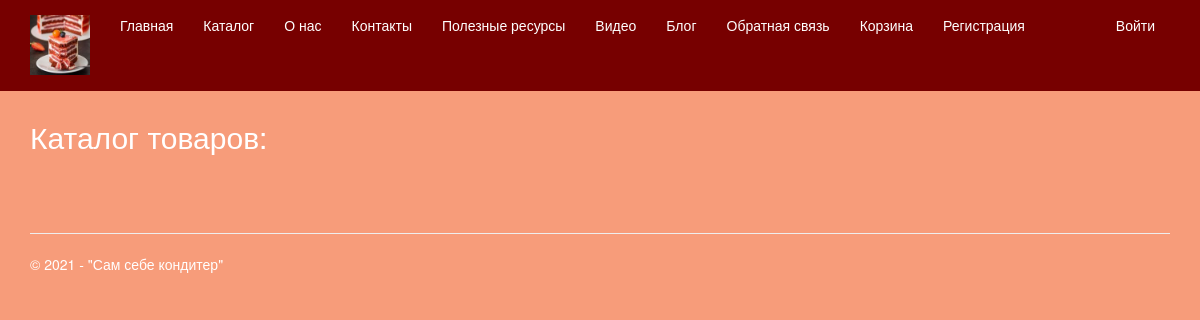
The app's page /catalog, older data.
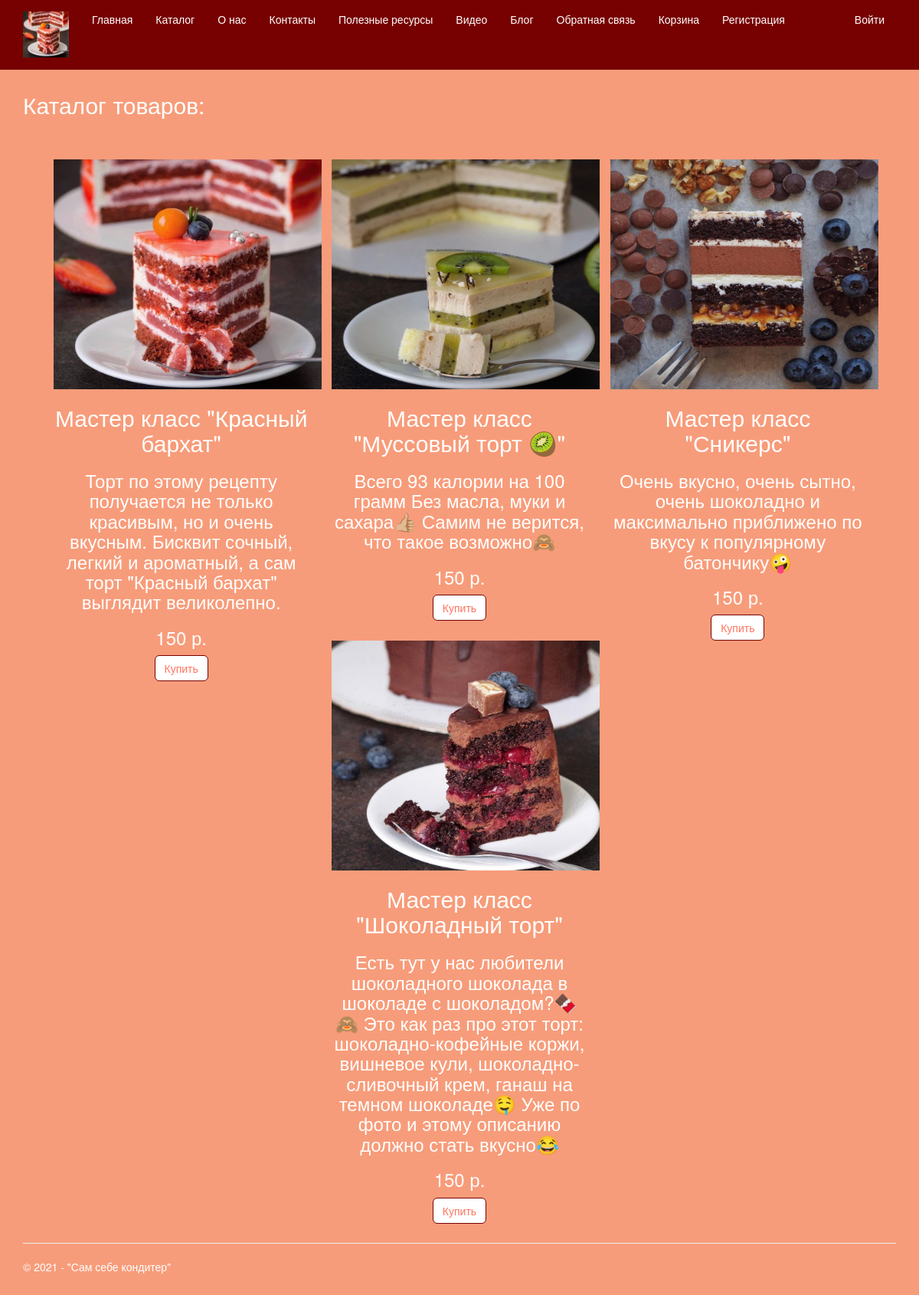
The same page, newer data.
### app/models.py (models this page shows, shortened)
class Products(models.Model):
    title = models.CharField(max_length = 100, verbose_name = "Название")
    description = models.TextField(verbose_name = "Описание")
    price = models.CharField(max_length = 100, verbose_name = "Цена")
    image = models.FileField(default = 'temp.jpg', verbose_name = "Путь к картинке")
    class Meta:
        db_table = "Products" # имя таблицы для модели
        ordering = ["title"] # порядок сортировки данных в модели ("-" означает по убыванию)
        verbose_name = "Товар" # имя, под которым модель будет отображаться в административном разделе (для одной статьи блога)
        verbose_name_plural = "Товар" # тоже для всех статей блога

### app/views.py (the view)
# urls.py: url(r'^catalog$', app.views.catalog, name='catalog'),
def catalog(request):
    assert isinstance(request, HttpRequest)
    posts = Products.objects.all() # запрос на выбор всех продуктов из модели
    return render(
        request,
        'app/catalog.html',
        {
        'posts': posts, # передача списка статей в шаблон веб-страницы
        'year':datetime.now().year,
        }
)

### app/templates/app/catalog.html
﻿{% extends "app/layout.html" %}
{% block content %}
<h2>Каталог товаров:</h2> <br />
<div class="row">
{% for post in posts %}
    <div class="col-md-4">
        <img src="{{ post.image.url }}" alt="Картинка" width="350" height="300"/>
        <h2> {{post.title}} </h2>
        <h3> {{post.description}} </h3>
        <h3> {{post.price}} </h3>
        <a href="{% url 'addtotrash' aid=post.id %}" class="btn btn-default">Купить</a>
    </div>
{% endfor %}
</div>
{% endblock %}

### app/templates/app/layout.html (shortened to what this page needs)
﻿<!DOCTYPE html>
<html>
<head>
    {% load staticfiles %}
    <link rel="stylesheet" type="text/css" href="{% static 'app/content/bootstrap.css' %}" />
    <link rel="stylesheet" type="text/css" href="{% static 'app/content/site.css' %}" />
</head>
<body>
    <div class="navbar navbar-inverse navbar-fixed-top">
        <div class="container">
            <div class="navbar-header">
                <a href="/" class="navbar-brand"> <img src="{% static 'app/content/logo.jpg' %}" alt="logo" width="60" height="60"/> </a>
            </div>
            <div class="navbar-collapse collapse">
                <ul class="nav navbar-nav">
                    <li><a href="{% url 'home' %}">Главная</a></li>
                    <li><a href="{% url 'catalog' %}">Каталог</a></li>
                    <li><a href="{% url 'about' %}">О нас</a></li>
                    <li><a href="{% url 'contact' %}">Контакты</a></li>
                    <li><a href="{% url 'links' %}">Полезные ресурсы</a></li>
                    <li><a href="{% url 'videopost' %}">Видео</a></li>
                    <li><a href="{% url 'blog' %}">Блог</a></li>
                    <li><a href="{% url 'anketa' %}">Обратная связь</a></li>
                    <li><a href="{% url 'trash' %}">Корзина</a></li>
                    {% if not user.is_authenticated %}
                    <li><a href="{% url 'registration' %}">Регистрация</a></li>
                    {% endif %}
                </ul>
                {% include 'app/loginpartial.html' %}
            </div>
        </div>
    </div>
    <div class="container body-content">
{% block content %}{% endblock %}
        <hr/>
        <footer>
            <p>&copy; {{ year }} - "Сам себе кондитер"</p>
        </footer>
    </div>
</body>
</html>

### app/templates/app/loginpartial.html
﻿{% if user.is_authenticated %}
<form id="logoutForm" action="/logout" method="post" class="navbar-right">
    {% csrf_token %}
    <ul class="nav navbar-nav navbar-right">
        <li><span class="navbar-brand">{{ user.username }}</span></li>
        <li><a href="javascript:document.getElementById('logoutForm').submit()">Выйти</a></li>
    </ul>
</form>
{% else %}
<ul class="nav navbar-nav navbar-right">
    <li><a href="{% url 'login' %}">Войти</a></li>
</ul>
{% endif %}

### app/static/app/content/site.css (style rules this page uses)
body { padding-top: 80px; padding-bottom: 20px; }
.body-content { padding-left: 15px; padding-right: 15px; }

Row changes from the older to the newer data that the page shows:
added Products: image (picture), title "Мастер класс \"Красный бархат\"", description "Торт по этому рецепту получается не только красивым, но и очень вкусным. Бисквит сочный, легкий и ароматный, а сам торт \"Красный бархат\" выглядит великолепно.", price "150 р."
added Products: image (picture), title "Мастер класс \"Муссовый торт 🥝\"", description "Всего 93 калории на 100 грамм Без масла, муки и сахара👍🏼 Самим не верится, что такое возможно🙈", price "150 р."
added Products: image (picture), title "Мастер класс \"Сникерс\"", description "Очень вкусно, очень сытно, очень шоколадно и максимально приближено по вкусу к популярному батончику🤪", price "150 р."
added Products: image (picture), title "Мастер класс \"Шоколадный торт\"", description "Есть тут у нас любители шоколадного шоколада в шоколаде с шоколадом?🍫🙈 Это как раз про этот торт: шоколадно-кофейные коржи, вишневое кули, шоколадно-сливочный крем, ганаш на темном шоколаде🤤 Уже по фото и этому описанию должно стать вкусно😂", price "150 р."
